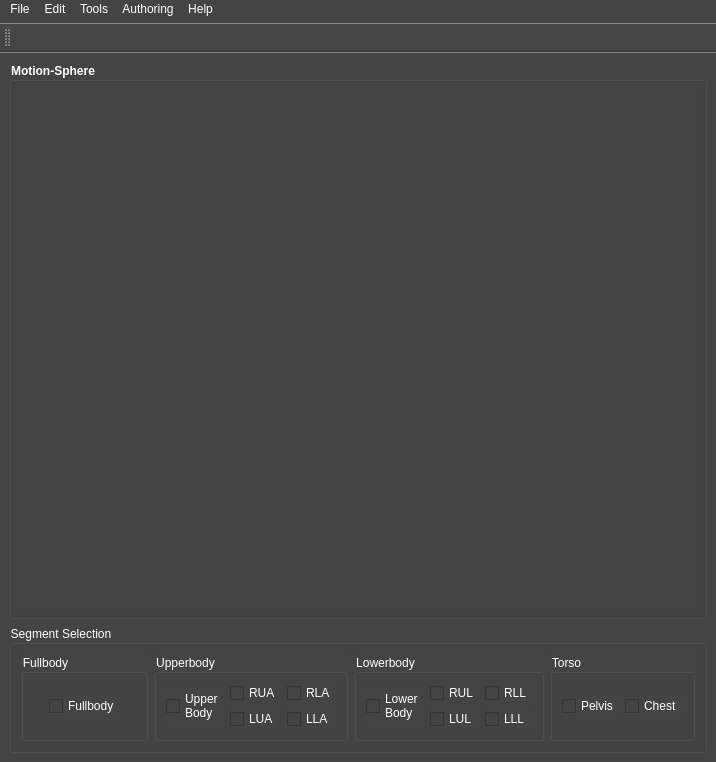
<?xml version="1.0" encoding="UTF-8"?>
<ui version="4.0">
 <class>motionSphere_dialog</class>
 <widget class="QMainWindow" name="motionSphere_dialog">
  <property name="geometry">
   <rect>
    <x>0</x>
    <y>0</y>
    <width>716</width>
    <height>762</height>
   </rect>
  </property>
  <property name="windowTitle">
   <string>Motion-Sphere</string>
  </property>
  <property name="styleSheet">
   <string notr="true">background-color: rgb(68, 68, 68);
color: rgb(255, 255, 255);</string>
  </property>
  <widget class="QWidget" name="centralwidget">
   <layout class="QGridLayout" name="gridLayout">
    <item row="0" column="0">
     <widget class="QGroupBox" name="MS_groupBox">
      <property name="font">
       <font>
        <pointsize>9</pointsize>
        <weight>75</weight>
        <bold>true</bold>
       </font>
      </property>
      <property name="title">
       <string>Motion-Sphere</string>
      </property>
      <layout class="QGridLayout" name="gridLayout_2">
       <item row="0" column="0">
        <widget class="QVTKOpenGLNativeWidget" name="motionSphere_qvtkWidget" native="true">
         <property name="sizePolicy">
          <sizepolicy hsizetype="Expanding" vsizetype="MinimumExpanding">
           <horstretch>0</horstretch>
           <verstretch>0</verstretch>
          </sizepolicy>
         </property>
        </widget>
       </item>
      </layout>
     </widget>
    </item>
    <item row="1" column="0">
     <widget class="QGroupBox" name="MS_segmentSelection_groupBox">
      <property name="minimumSize">
       <size>
        <width>0</width>
        <height>100</height>
       </size>
      </property>
      <property name="font">
       <font>
        <pointsize>9</pointsize>
       </font>
      </property>
      <property name="title">
       <string>Segment Selection</string>
      </property>
      <layout class="QGridLayout" name="gridLayout_3">
       <item row="0" column="0">
        <widget class="QGroupBox" name="fullbodyMS_groupBox">
         <property name="font">
          <font>
           <pointsize>9</pointsize>
          </font>
         </property>
         <property name="title">
          <string>Fullbody</string>
         </property>
         <layout class="QGridLayout" name="gridLayout_4">
          <item row="0" column="0">
           <widget class="QCheckBox" name="fullbodyMS_checkBox">
            <property name="sizePolicy">
             <sizepolicy hsizetype="Fixed" vsizetype="Fixed">
              <horstretch>0</horstretch>
              <verstretch>0</verstretch>
             </sizepolicy>
            </property>
            <property name="font">
             <font>
              <pointsize>9</pointsize>
             </font>
            </property>
            <property name="text">
             <string>Fullbody</string>
            </property>
           </widget>
          </item>
         </layout>
        </widget>
       </item>
       <item row="0" column="1">
        <widget class="QGroupBox" name="upperbodyMS_groupBox">
         <property name="font">
          <font>
           <pointsize>9</pointsize>
          </font>
         </property>
         <property name="title">
          <string>Upperbody</string>
         </property>
         <layout class="QGridLayout" name="gridLayout_5">
          <item row="0" column="0" rowspan="2">
           <widget class="QCheckBox" name="upperbodyMS_checkBox">
            <property name="sizePolicy">
             <sizepolicy hsizetype="Fixed" vsizetype="Fixed">
              <horstretch>0</horstretch>
              <verstretch>0</verstretch>
             </sizepolicy>
            </property>
            <property name="minimumSize">
             <size>
              <width>0</width>
              <height>30</height>
             </size>
            </property>
            <property name="font">
             <font>
              <pointsize>9</pointsize>
             </font>
            </property>
            <property name="text">
             <string>Upper
Body</string>
            </property>
           </widget>
          </item>
          <item row="0" column="1">
           <widget class="QCheckBox" name="ubRUA_MS_checkBox">
            <property name="sizePolicy">
             <sizepolicy hsizetype="Fixed" vsizetype="Fixed">
              <horstretch>0</horstretch>
              <verstretch>0</verstretch>
             </sizepolicy>
            </property>
            <property name="font">
             <font>
              <pointsize>9</pointsize>
             </font>
            </property>
            <property name="text">
             <string>RUA</string>
            </property>
           </widget>
          </item>
          <item row="0" column="2">
           <widget class="QCheckBox" name="ubRLA_MS_checkBox">
            <property name="sizePolicy">
             <sizepolicy hsizetype="Fixed" vsizetype="Fixed">
              <horstretch>0</horstretch>
              <verstretch>0</verstretch>
             </sizepolicy>
            </property>
            <property name="font">
             <font>
              <pointsize>9</pointsize>
             </font>
            </property>
            <property name="text">
             <string>RLA</string>
            </property>
           </widget>
          </item>
          <item row="1" column="1">
           <widget class="QCheckBox" name="ubLUA_MS_checkBox">
            <property name="sizePolicy">
             <sizepolicy hsizetype="Fixed" vsizetype="Fixed">
              <horstretch>0</horstretch>
              <verstretch>0</verstretch>
             </sizepolicy>
            </property>
            <property name="font">
             <font>
              <pointsize>9</pointsize>
             </font>
            </property>
            <property name="text">
             <string>LUA</string>
            </property>
           </widget>
          </item>
          <item row="1" column="2">
           <widget class="QCheckBox" name="ubLLA_MS_checkBox">
            <property name="sizePolicy">
             <sizepolicy hsizetype="Fixed" vsizetype="Fixed">
              <horstretch>0</horstretch>
              <verstretch>0</verstretch>
             </sizepolicy>
            </property>
            <property name="font">
             <font>
              <pointsize>9</pointsize>
             </font>
            </property>
            <property name="text">
             <string>LLA</string>
            </property>
           </widget>
          </item>
         </layout>
        </widget>
       </item>
       <item row="0" column="3">
        <widget class="QGroupBox" name="torsoMS_groupBox">
         <property name="font">
          <font>
           <pointsize>9</pointsize>
          </font>
         </property>
         <property name="title">
          <string>Torso</string>
         </property>
         <layout class="QGridLayout" name="gridLayout_7">
          <item row="0" column="0">
           <widget class="QCheckBox" name="torPL_MS_checkBox">
            <property name="sizePolicy">
             <sizepolicy hsizetype="Fixed" vsizetype="Fixed">
              <horstretch>0</horstretch>
              <verstretch>0</verstretch>
             </sizepolicy>
            </property>
            <property name="font">
             <font>
              <pointsize>9</pointsize>
             </font>
            </property>
            <property name="text">
             <string>Pelvis</string>
            </property>
           </widget>
          </item>
          <item row="0" column="1">
           <widget class="QCheckBox" name="torCH_MS_checkBox">
            <property name="sizePolicy">
             <sizepolicy hsizetype="Fixed" vsizetype="Fixed">
              <horstretch>0</horstretch>
              <verstretch>0</verstretch>
             </sizepolicy>
            </property>
            <property name="font">
             <font>
              <pointsize>9</pointsize>
             </font>
            </property>
            <property name="text">
             <string>Chest</string>
            </property>
           </widget>
          </item>
         </layout>
        </widget>
       </item>
       <item row="0" column="2">
        <widget class="QGroupBox" name="lowerbodyMS_groupBox">
         <property name="font">
          <font>
           <pointsize>9</pointsize>
          </font>
         </property>
         <property name="title">
          <string>Lowerbody</string>
         </property>
         <layout class="QGridLayout" name="gridLayout_6">
          <item row="0" column="0" rowspan="2">
           <widget class="QCheckBox" name="lowerbodyMS_checkBox">
            <property name="sizePolicy">
             <sizepolicy hsizetype="Fixed" vsizetype="Fixed">
              <horstretch>0</horstretch>
              <verstretch>0</verstretch>
             </sizepolicy>
            </property>
            <property name="minimumSize">
             <size>
              <width>0</width>
              <height>30</height>
             </size>
            </property>
            <property name="font">
             <font>
              <pointsize>9</pointsize>
             </font>
            </property>
            <property name="text">
             <string>Lower
Body</string>
            </property>
           </widget>
          </item>
          <item row="0" column="1">
           <widget class="QCheckBox" name="lbRUL_MS_checkBox">
            <property name="sizePolicy">
             <sizepolicy hsizetype="Fixed" vsizetype="Fixed">
              <horstretch>0</horstretch>
              <verstretch>0</verstretch>
             </sizepolicy>
            </property>
            <property name="font">
             <font>
              <pointsize>9</pointsize>
             </font>
            </property>
            <property name="text">
             <string>RUL</string>
            </property>
           </widget>
          </item>
          <item row="0" column="2">
           <widget class="QCheckBox" name="lbRLL_MS_checkBox">
            <property name="sizePolicy">
             <sizepolicy hsizetype="Fixed" vsizetype="Fixed">
              <horstretch>0</horstretch>
              <verstretch>0</verstretch>
             </sizepolicy>
            </property>
            <property name="font">
             <font>
              <pointsize>9</pointsize>
             </font>
            </property>
            <property name="text">
             <string>RLL</string>
            </property>
           </widget>
          </item>
          <item row="1" column="1">
           <widget class="QCheckBox" name="lbLUL_MS_checkBox">
            <property name="sizePolicy">
             <sizepolicy hsizetype="Fixed" vsizetype="Fixed">
              <horstretch>0</horstretch>
              <verstretch>0</verstretch>
             </sizepolicy>
            </property>
            <property name="font">
             <font>
              <pointsize>9</pointsize>
             </font>
            </property>
            <property name="text">
             <string>LUL</string>
            </property>
           </widget>
          </item>
          <item row="1" column="2">
           <widget class="QCheckBox" name="lbLL_MS_checkBox">
            <property name="sizePolicy">
             <sizepolicy hsizetype="Fixed" vsizetype="Fixed">
              <horstretch>0</horstretch>
              <verstretch>0</verstretch>
             </sizepolicy>
            </property>
            <property name="font">
             <font>
              <pointsize>9</pointsize>
             </font>
            </property>
            <property name="text">
             <string>LLL</string>
            </property>
           </widget>
          </item>
         </layout>
        </widget>
       </item>
      </layout>
     </widget>
    </item>
   </layout>
  </widget>
  <widget class="QMenuBar" name="menubar">
   <property name="geometry">
    <rect>
     <x>0</x>
     <y>0</y>
     <width>716</width>
     <height>23</height>
    </rect>
   </property>
   <property name="minimumSize">
    <size>
     <width>0</width>
     <height>23</height>
    </size>
   </property>
   <widget class="QMenu" name="menuFile">
    <property name="font">
     <font>
      <pointsize>9</pointsize>
     </font>
    </property>
    <property name="title">
     <string>File</string>
    </property>
    <addaction name="actionNew"/>
    <addaction name="actionOpen"/>
    <addaction name="separator"/>
    <addaction name="actionSave"/>
    <addaction name="actionSave_As"/>
    <addaction name="separator"/>
    <addaction name="actionImport"/>
    <addaction name="actionExport"/>
    <addaction name="separator"/>
    <addaction name="actionExit"/>
   </widget>
   <widget class="QMenu" name="menuTools">
    <property name="title">
     <string>Edit</string>
    </property>
   </widget>
   <widget class="QMenu" name="menuTools_2">
    <property name="title">
     <string>Tools</string>
    </property>
    <addaction name="actionSegments_Props"/>
    <addaction name="separator"/>
    <addaction name="actionRecord"/>
    <addaction name="actionSnapshot"/>
   </widget>
   <widget class="QMenu" name="menuAuthoring">
    <property name="title">
     <string>Authoring</string>
    </property>
   </widget>
   <widget class="QMenu" name="menuHelp">
    <property name="title">
     <string>Help</string>
    </property>
   </widget>
   <addaction name="menuFile"/>
   <addaction name="menuTools"/>
   <addaction name="menuTools_2"/>
   <addaction name="menuAuthoring"/>
   <addaction name="menuHelp"/>
  </widget>
  <widget class="QToolBar" name="toolBar">
   <property name="minimumSize">
    <size>
     <width>0</width>
     <height>30</height>
    </size>
   </property>
   <property name="windowTitle">
    <string>toolBar</string>
   </property>
   <attribute name="toolBarArea">
    <enum>TopToolBarArea</enum>
   </attribute>
   <attribute name="toolBarBreak">
    <bool>false</bool>
   </attribute>
  </widget>
  <action name="actionNew">
   <property name="text">
    <string>New</string>
   </property>
   <property name="font">
    <font>
     <pointsize>9</pointsize>
    </font>
   </property>
  </action>
  <action name="actionOpen">
   <property name="text">
    <string>Open</string>
   </property>
  </action>
  <action name="actionSave">
   <property name="text">
    <string>Save..</string>
   </property>
  </action>
  <action name="actionSave_As">
   <property name="text">
    <string>Save As..</string>
   </property>
  </action>
  <action name="actionImport">
   <property name="text">
    <string>Import</string>
   </property>
  </action>
  <action name="actionExport">
   <property name="text">
    <string>Export</string>
   </property>
  </action>
  <action name="actionExit">
   <property name="text">
    <string>Exit</string>
   </property>
  </action>
  <action name="actionSegments_Props">
   <property name="text">
    <string>Segments Props</string>
   </property>
  </action>
  <action name="actionRecord">
   <property name="text">
    <string>Record</string>
   </property>
  </action>
  <action name="actionSnapshot">
   <property name="text">
    <string>Snapshot</string>
   </property>
  </action>
 </widget>
 <customwidgets>
  <customwidget>
   <class>QVTKOpenGLNativeWidget</class>
   <extends>QWidget</extends>
   <header>QVTKOpenGLNativeWidget.h</header>
  </customwidget>
 </customwidgets>
 <resources/>
 <connections/>
</ui>
